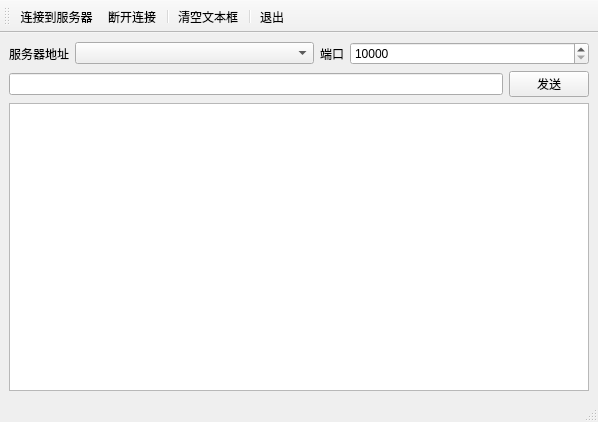
<?xml version="1.0" encoding="UTF-8"?>
<ui version="4.0">
 <class>MainWindow</class>
 <widget class="QMainWindow" name="MainWindow">
  <property name="geometry">
   <rect>
    <x>0</x>
    <y>0</y>
    <width>598</width>
    <height>422</height>
   </rect>
  </property>
  <property name="windowTitle">
   <string>MainWindow</string>
  </property>
  <widget class="QWidget" name="centralwidget">
   <layout class="QVBoxLayout" name="verticalLayout">
    <item>
     <layout class="QHBoxLayout" name="horizontalLayout">
      <item>
       <widget class="QLabel" name="label">
        <property name="sizePolicy">
         <sizepolicy hsizetype="Fixed" vsizetype="Preferred">
          <horstretch>0</horstretch>
          <verstretch>0</verstretch>
         </sizepolicy>
        </property>
        <property name="text">
         <string>服务器地址</string>
        </property>
       </widget>
      </item>
      <item>
       <widget class="QComboBox" name="comboBox"/>
      </item>
      <item>
       <widget class="QLabel" name="label_2">
        <property name="sizePolicy">
         <sizepolicy hsizetype="Fixed" vsizetype="Preferred">
          <horstretch>0</horstretch>
          <verstretch>0</verstretch>
         </sizepolicy>
        </property>
        <property name="text">
         <string>端口</string>
        </property>
       </widget>
      </item>
      <item>
       <widget class="QSpinBox" name="spinBox">
        <property name="minimum">
         <number>10000</number>
        </property>
        <property name="maximum">
         <number>65535</number>
        </property>
        <property name="singleStep">
         <number>10</number>
        </property>
       </widget>
      </item>
     </layout>
    </item>
    <item>
     <layout class="QHBoxLayout" name="horizontalLayout_2">
      <item>
       <widget class="QLineEdit" name="editMsg"/>
      </item>
      <item>
       <widget class="QPushButton" name="pushButton">
        <property name="text">
         <string>发送</string>
        </property>
       </widget>
      </item>
     </layout>
    </item>
    <item>
     <widget class="QPlainTextEdit" name="plainTextEdit"/>
    </item>
   </layout>
  </widget>
  <widget class="QMenuBar" name="menubar">
   <property name="geometry">
    <rect>
     <x>0</x>
     <y>0</y>
     <width>598</width>
     <height>21</height>
    </rect>
   </property>
  </widget>
  <widget class="QStatusBar" name="statusbar"/>
  <widget class="QToolBar" name="toolBar">
   <property name="windowTitle">
    <string>toolBar</string>
   </property>
   <attribute name="toolBarArea">
    <enum>TopToolBarArea</enum>
   </attribute>
   <attribute name="toolBarBreak">
    <bool>false</bool>
   </attribute>
   <addaction name="actConnect"/>
   <addaction name="actClose"/>
   <addaction name="separator"/>
   <addaction name="actClear"/>
   <addaction name="separator"/>
   <addaction name="actQuit"/>
  </widget>
  <action name="actConnect">
   <property name="text">
    <string>连接到服务器</string>
   </property>
  </action>
  <action name="actClose">
   <property name="text">
    <string>断开连接</string>
   </property>
  </action>
  <action name="actClear">
   <property name="text">
    <string>清空文本框</string>
   </property>
  </action>
  <action name="actQuit">
   <property name="text">
    <string>退出</string>
   </property>
  </action>
 </widget>
 <resources/>
 <connections>
  <connection>
   <sender>actClear</sender>
   <signal>triggered()</signal>
   <receiver>plainTextEdit</receiver>
   <slot>clear()</slot>
   <hints>
    <hint type="sourcelabel">
     <x>-1</x>
     <y>-1</y>
    </hint>
    <hint type="destinationlabel">
     <x>298</x>
     <y>251</y>
    </hint>
   </hints>
  </connection>
  <connection>
   <sender>actClose</sender>
   <signal>triggered()</signal>
   <receiver>MainWindow</receiver>
   <slot>close()</slot>
   <hints>
    <hint type="sourcelabel">
     <x>-1</x>
     <y>-1</y>
    </hint>
    <hint type="destinationlabel">
     <x>298</x>
     <y>210</y>
    </hint>
   </hints>
  </connection>
 </connections>
</ui>
